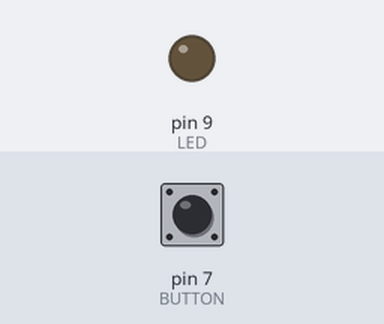
Bench run of a sketch on a simulated Arduino Uno, built with avr-gcc and run on an emulated ATmega328P. Shown: output pins drawn as LEDs (lit = HIGH). The test bench sets the inputs (shaded band); at power-on: pin 7 (BUTTON) LOW.

Above: at 1.2 s.
1.3 s: pin 7 (BUTTON) pulled HIGH for 0.15 s
At 2.07 s:
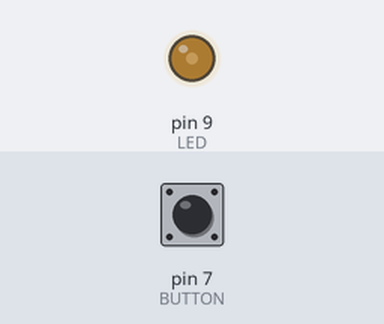
At 2.67 s:
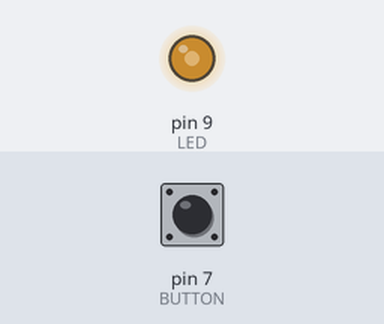
Timing chart, 0 to 10.3 s (numbered marks = the images above; inputs shaded):
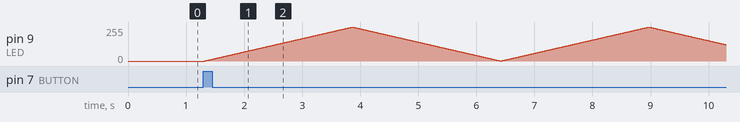

The sketch:

example5_1.ino
```cpp
const int LED = 9;
const int BUTTON = 7;

int i = 0;
int val = 0;
int old_val = 0;
int state = 0;

void setup() {
  pinMode(LED, OUTPUT);
  pinMode(BUTTON, INPUT);
}

void loop() {
  val = digitalRead(BUTTON);

  if ((val == HIGH) && (old_val == LOW)) {
    state = 1 - state;
    delay(10);
  }
  old_val = val;

  if (state == 1) {
    for (i = 0; i < 255; i++) {
      analogWrite(LED, i);
      delay(10);
    }
    for (i = 255; i > 0; i--) {
      analogWrite(LED, i);
      delay(10);
    }
  } else {
    digitalWrite(LED, LOW);
  }
}
```
